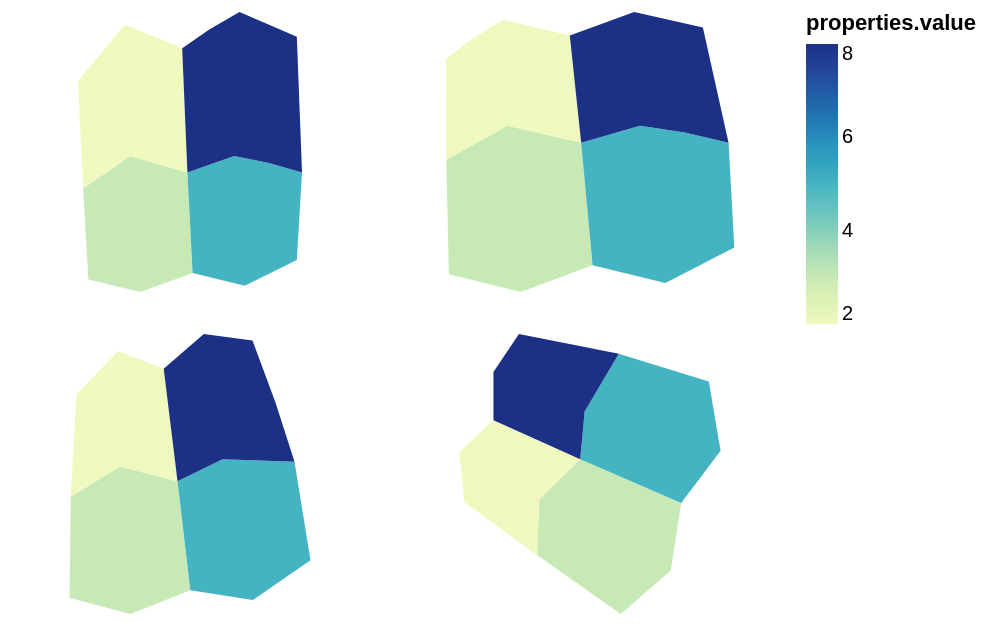

Write the Vega-Lite specification saved for this chart.
### Vega-Lite specification from a JSON file in a GitHub repository (floating-point values rounded to 4 significant figures)
{"$schema": "https://vega.github.io/schema/vega-lite/v6.json", "padding": 5, "autosize": "pad", "columns": 2, "concat": [{"width": 180, "height": 140, "data": {"values": {"type": "FeatureCollection", "features": [{"type": "Feature", "properties": {"name": "west", "value": 3, "cat": "a"}, "geometry": {"type": "Polygon", "coordinates": [[[-11, 48], [-2, 52], [9, 50], [10, 36], [0, 33], [-10, 35], [-11, 48]]]}}, {"type": "Feature", "properties": {"name": "east", "value": 5, "cat": "b"}, "geometry": {"type": "Polygon", "coordinates": [[[9, 50], [18, 52], [31, 50], [30, 38], [20, 34], [10, 36], [9, 50]]]}}, {"type": "Feature", "properties": {"name": "north-west", "value": 2, "cat": "a"}, "geometry": {"type": "Polygon", "coordinates": [[[-12, 60], [-3, 65], [8, 63], [9, 50], [-2, 52], [-11, 48], [-12, 60]]]}}, {"type": "Feature", "properties": {"name": "north-east", "value": 8, "cat": "b"}, "geometry": {"type": "Polygon", "coordinates": [[[8, 63], [19, 66], [30, 64], [31, 50], [18, 52], [9, 50], [8, 63]]]}}]}, "format": {"property": "features"}}, "projection": {"type": "mercator"}, "mark": "geoshape", "encoding": {"color": {"field": "properties.value", "type": "quantitative"}}}, {"width": 180, "height": 140, "data": {"values": {"type": "FeatureCollection", "features": [{"type": "Feature", "properties": {"name": "west", "value": 3, "cat": "a"}, "geometry": {"type": "Polygon", "coordinates": [[[-11, 48], [-2, 52], [9, 50], [10, 36], [0, 33], [-10, 35], [-11, 48]]]}}, {"type": "Feature", "properties": {"name": "east", "value": 5, "cat": "b"}, "geometry": {"type": "Polygon", "coordinates": [[[9, 50], [18, 52], [31, 50], [30, 38], [20, 34], [10, 36], [9, 50]]]}}, {"type": "Feature", "properties": {"name": "north-west", "value": 2, "cat": "a"}, "geometry": {"type": "Polygon", "coordinates": [[[-12, 60], [-3, 65], [8, 63], [9, 50], [-2, 52], [-11, 48], [-12, 60]]]}}, {"type": "Feature", "properties": {"name": "north-east", "value": 8, "cat": "b"}, "geometry": {"type": "Polygon", "coordinates": [[[8, 63], [19, 66], [30, 64], [31, 50], [18, 52], [9, 50], [8, 63]]]}}]}, "format": {"property": "features"}}, "projection": {"type": "naturalEarth1"}, "mark": "geoshape", "encoding": {"color": {"field": "properties.value", "type": "quantitative"}}}, {"width": 180, "height": 140, "data": {"values": {"type": "FeatureCollection", "features": [{"type": "Feature", "properties": {"name": "west", "value": 3, "cat": "a"}, "geometry": {"type": "Polygon", "coordinates": [[[-11, 48], [-2, 52], [9, 50], [10, 36], [0, 33], [-10, 35], [-11, 48]]]}}, {"type": "Feature", "properties": {"name": "east", "value": 5, "cat": "b"}, "geometry": {"type": "Polygon", "coordinates": [[[9, 50], [18, 52], [31, 50], [30, 38], [20, 34], [10, 36], [9, 50]]]}}, {"type": "Feature", "properties": {"name": "north-west", "value": 2, "cat": "a"}, "geometry": {"type": "Polygon", "coordinates": [[[-12, 60], [-3, 65], [8, 63], [9, 50], [-2, 52], [-11, 48], [-12, 60]]]}}, {"type": "Feature", "properties": {"name": "north-east", "value": 8, "cat": "b"}, "geometry": {"type": "Polygon", "coordinates": [[[8, 63], [19, 66], [30, 64], [31, 50], [18, 52], [9, 50], [8, 63]]]}}]}, "format": {"property": "features"}}, "projection": {"type": "stereographic"}, "mark": "geoshape", "encoding": {"color": {"field": "properties.value", "type": "quantitative"}}}, {"width": 180, "height": 140, "data": {"values": {"type": "FeatureCollection", "features": [{"type": "Feature", "properties": {"name": "west", "value": 3, "cat": "a"}, "geometry": {"type": "Polygon", "coordinates": [[[-11, 48], [-2, 52], [9, 50], [10, 36], [0, 33], [-10, 35], [-11, 48]]]}}, {"type": "Feature", "properties": {"name": "east", "value": 5, "cat": "b"}, "geometry": {"type": "Polygon", "coordinates": [[[9, 50], [18, 52], [31, 50], [30, 38], [20, 34], [10, 36], [9, 50]]]}}, {"type": "Feature", "properties": {"name": "north-west", "value": 2, "cat": "a"}, "geometry": {"type": "Polygon", "coordinates": [[[-12, 60], [-3, 65], [8, 63], [9, 50], [-2, 52], [-11, 48], [-12, 60]]]}}, {"type": "Feature", "properties": {"name": "north-east", "value": 8, "cat": "b"}, "geometry": {"type": "Polygon", "coordinates": [[[8, 63], [19, 66], [30, 64], [31, 50], [18, 52], [9, 50], [8, 63]]]}}]}, "format": {"property": "features"}}, "projection": {"type": "albers"}, "mark": "geoshape", "encoding": {"color": {"field": "properties.value", "type": "quantitative"}}}]}
